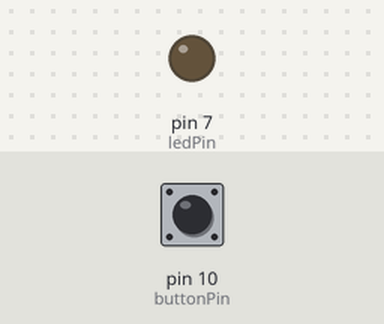
This sketch was run on a simulated Arduino Uno, built with avr-gcc and run on an emulated ATmega328P. On the bench: output pins drawn as LEDs (lit = HIGH). The test bench sets the inputs (shaded band); at power-on: pin 10 (buttonPin) LOW.

Above: at 4.54 s.
At 29.6 s:
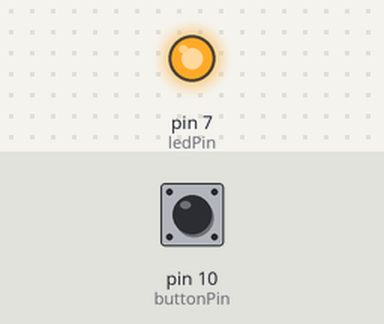
Timing chart, 0 to 39.8 s (numbered marks = the images above):
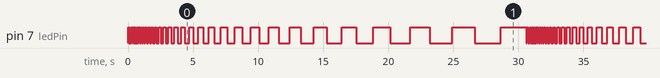

Measured:
- by itself, pin 7 (ledPin): moves between LOW and HIGH, repeating every 30.6 s
- by itself, everything shown: repeats every 30.6 s, in 60 steps

The sketch:

Blinkfra10til2.ino
```cpp
/* for lopp og while loop til å la led blinke 10ms til 2s
 *  så ja
 */

const int ledPin = 7;
const int buttonPin = 10;
int ledState = HIGH;
unsigned long prevMillis = 0;

void setup() {
  // put your setup code here, to run once:
  pinMode (ledPin, OUTPUT);
  pinMode (buttonPin, INPUT);
}

//While løkka med knapp
void loop() {
  long i = 10;
  while(i < 2000) {
    digitalWrite(ledPin, LOW);
    delay(i);
    digitalWrite(ledPin, HIGH);
    delay(i);
    i*=1.15;

    if (digitalRead(buttonPin) == HIGH){
      i = 2001;
    }
  }
}

/*
While løkka
void loop() {
  long i = 10;
  while(i < 2000) {
    digitalWrite(ledPin, LOW);
    delay(i);
    digitalWrite(ledPin, HIGH);
    delay(i);
    i*=1.15;
  }
}


 For løkke
 *

void loop() {
  // for løkke til å blinke fra 10ms til 2 ms
for( long i = 10; i <= 2000; i*=1.2) {
digitalWrite(ledPin, LOW);
delay(i);
digitalWrite(ledPin, HIGH);
delay(i);
}
}
*/
```
